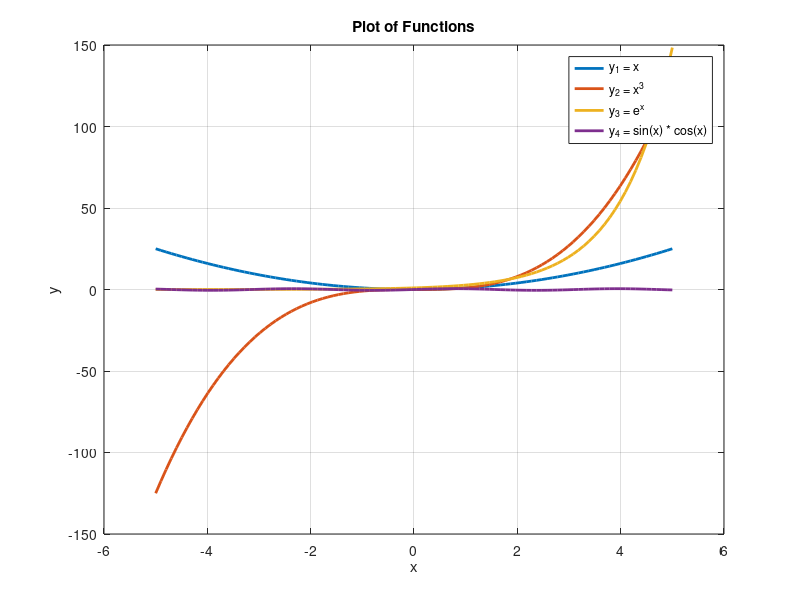

This chart was generated by the following MATLAB code:
% Define the range of x values
x = linspace(-5, 5, 100);

% Define the functions
y1 = x.^2;
y2 = x.^3;
y3 = exp(x);
y4 = sin(x) .* cos(x);

% Plot the functions
figure;
plot(x, y1, 'LineWidth', 2, 'DisplayName', 'y_1 = x');
hold on;
plot(x, y2, 'LineWidth', 2, 'DisplayName', 'y_2 = x^3');
plot(x, y3, 'LineWidth', 2, 'DisplayName', 'y_3 = e^x');
plot(x, y4, 'LineWidth', 2, 'DisplayName', 'y_4 = sin(x) * cos(x)');

% Label the axes and add a legend
xlabel('x');
ylabel('y');
title('Plot of Functions');
legend('Location', 'best');
grid on;

% Display the plot
hold on;